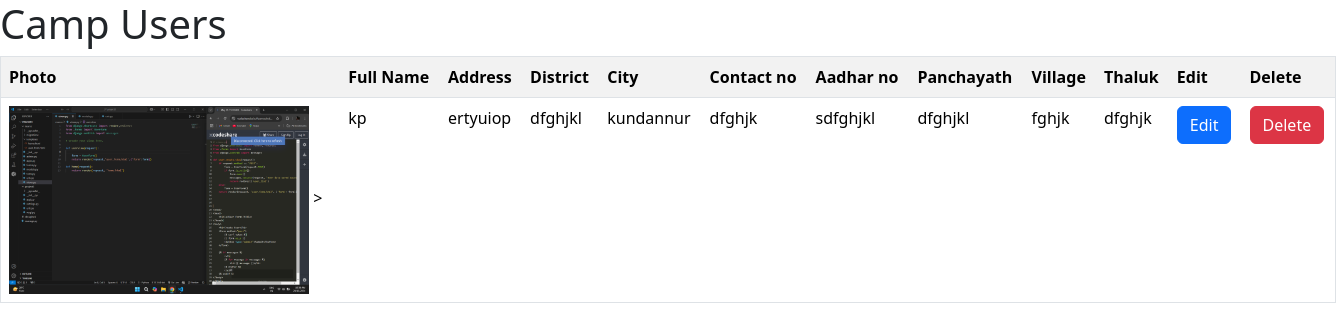
The app's page /campusersview, older data.
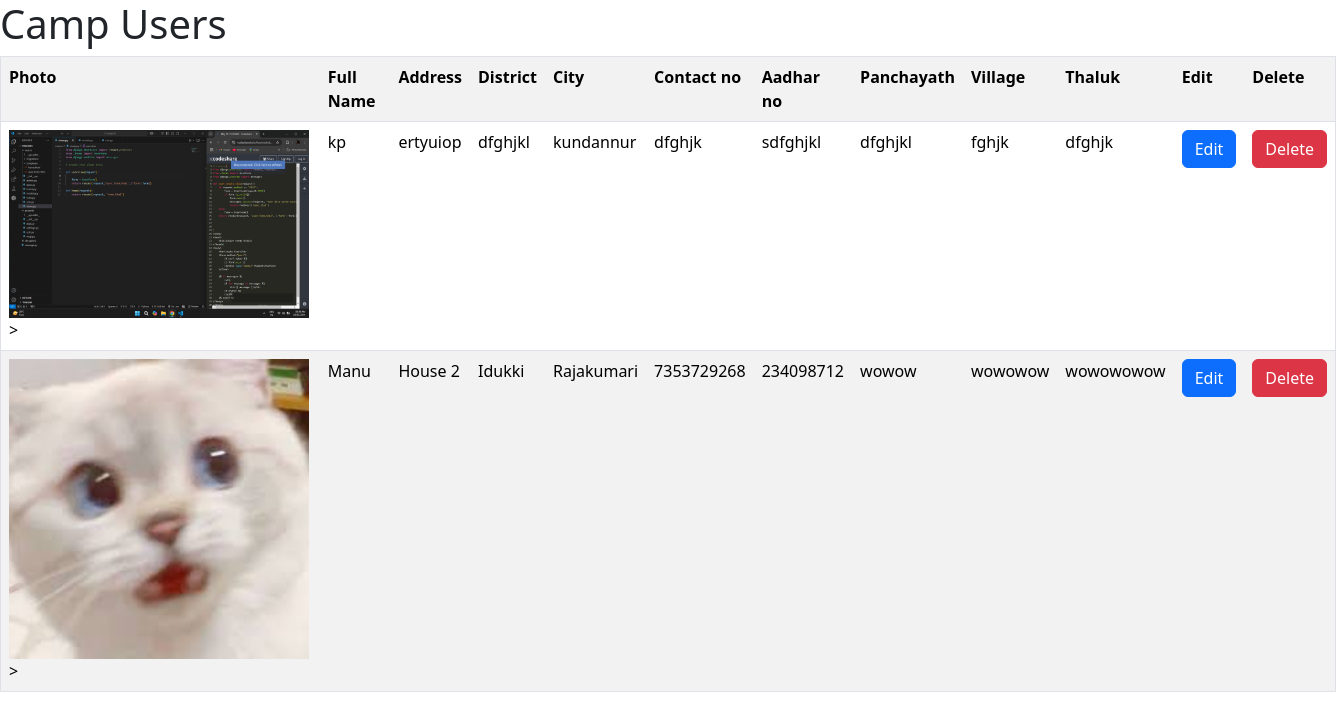
The same page, newer data.
### app/models.py (models this page shows)
class CampUser(models.Model):
    photo=models.ImageField(upload_to='camp')          # Here camp is the folder name where the images added will be stored
    full_name=models.CharField(max_length=100)
    address=models.CharField(max_length=100)
    district=models.CharField(max_length=100)
    city=models.CharField(max_length=100)
    contact_no=models.CharField(max_length=100)
    aadhar_no=models.CharField(max_length=100)
    panchayath=models.CharField(max_length=100)
    village=models.CharField(max_length=100)
    thaluk=models.CharField(max_length=100)
    current_date=models.DateField(auto_now_add=True)
    camp_id=models.ForeignKey(Login,on_delete=models.CASCADE,null=True,blank=True)

### app/views.py (the view)
# urls.py: path('campusersview',views.CampUsersView,name="CampUsersView"),                 # path of viewing camp user
def CampUsersView(request):
    users=CampUser.objects.all()
    return render(request,'camp_users_table.html',{'users':users})

### app/templates/camp_users_table.html (shortened to what this page needs)
{% load static %}
<!DOCTYPE html>
<html lang="en">
  <head>
    <link
      href="https://cdn.jsdelivr.net/npm/bootstrap@5.3.3/dist/css/bootstrap.min.css"
      rel="stylesheet"
    />
  </head>
  <body>
    <h1>Camp Users</h1>
    <table class="table table-striped" border="1">
      <tr>
        <th>Photo</th>
        <th>Full Name</th>
        <th>Address</th>
        <th>District</th>
        <th>City</th>
        <th>Contact no</th>
        <th>Aadhar no</th>
        <th>Panchayath</th>
        <th>Village</th>
        <th>Thaluk</th>
        <th>Edit</th>
        <th>Delete</th>
      </tr>
      {% for user in users %}
      <tr>
        <td>
          <img src="{{user.photo.url}}" style="width: 300px; height: auto" />
          >
        </td>
        <td>{{user.full_name}}</td>
        <td>{{user.address}}</td>
        <td>{{user.district}}</td>
        <td>{{user.city}}</td>
        <td>{{user.contact_no}}</td>
        <td>{{user.aadhar_no}}</td>
        <td>{{user.panchayath}}</td>
        <td>{{user.village}}</td>
        <td>{{user.thaluk}}</td>
        <td><button class="btn btn-primary"><a href="{% url 'EditCampUser' user.id %}"  style="color: white;text-decoration: none;">Edit</a></button></td>
        <td>
          <button
            class="btn btn-danger"
            data-toggle="modal"
            data-target="#deleteModal"
            data-user-id="{{ user.id }}"
          >
            Delete
          </button>
        </td>
      </tr>
      {% endfor %}
    </table>
  </body>
</html>

Row changes from the older to the newer data that the page shows:
added CampUser: photo (picture), full_name "Manu", address "House 2", district "Idukki", city "Rajakumari", contact_no "7353729268", aadhar_no "234098712", panchayath "wowow", village "wowowow", thaluk "wowowowow"
